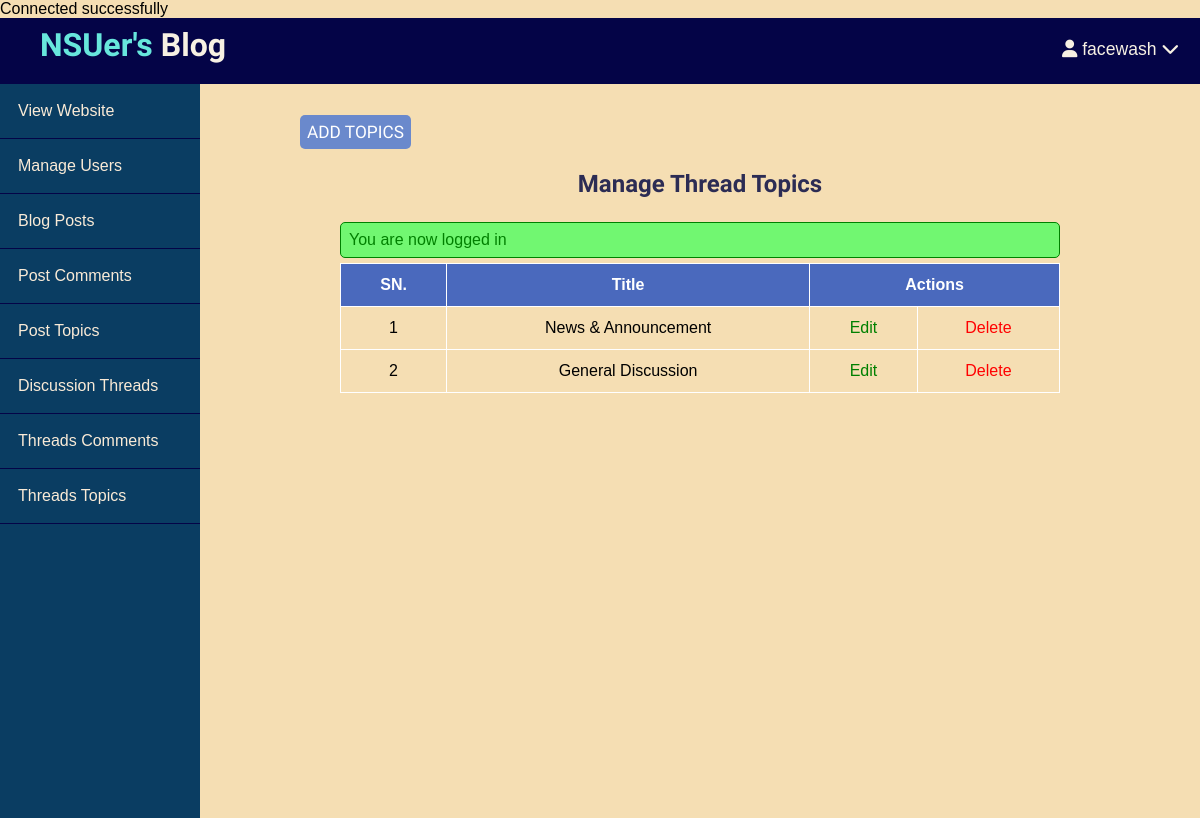
Before: /admin/thread-topics/index.php (signed in) with the older database file.
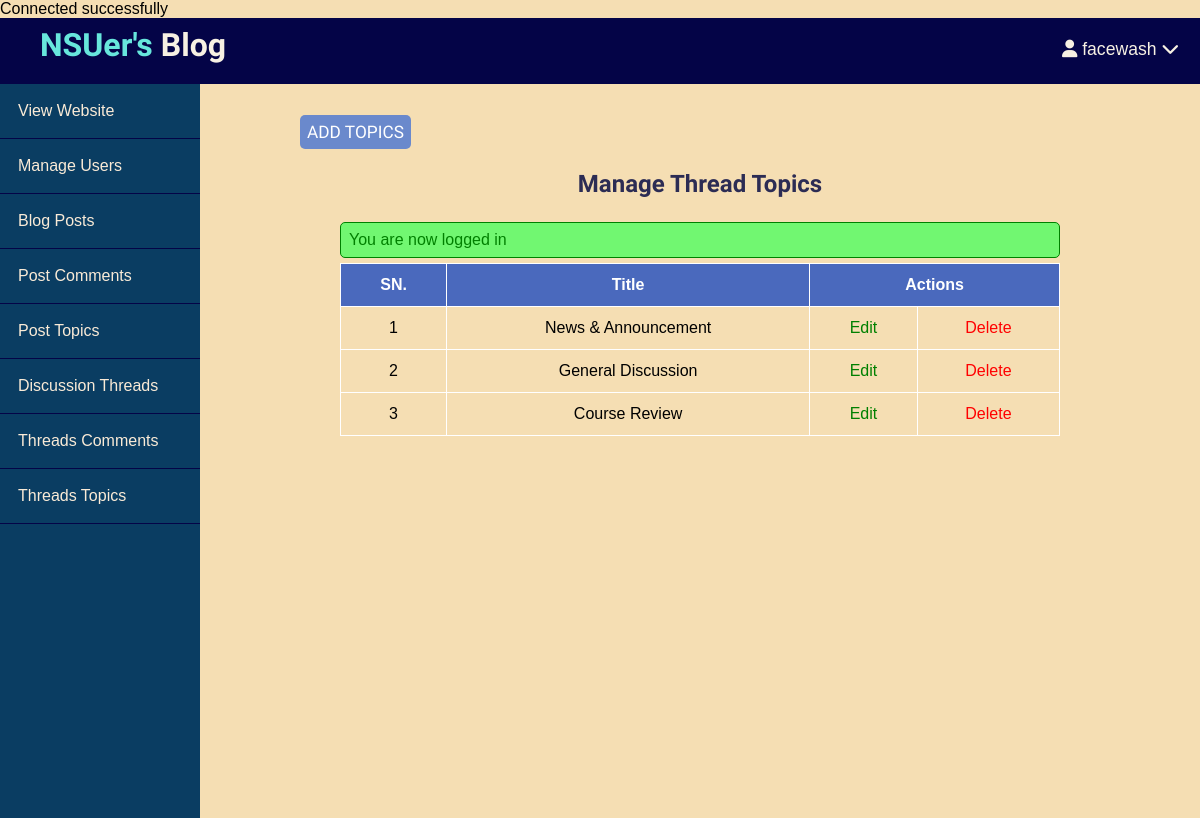
After: the same page with the newer database file.
### tables this page shows
CREATE TABLE `thread_topics` (
  `id` int(11) NOT NULL,
  `name` varchar(255) NOT NULL,
  `description` text NOT NULL,
  `created_at` datetime NOT NULL DEFAULT current_timestamp()
);

### app/controllers/thread-topics.php (called while the page is built, shortened)
<?php
include(ROOT_PATH . "/app/database/db.php");
$table = "thread_topics";
$thread_topics = selectAll($table);

### app/database/db.php (called while the page is built, shortened)
<?php
require("connect.php");
function selectAll($table, $conditions = [])
{
    global $conn;
    $sql = "SELECT * FROM $table";
    if (empty($conditions)) {
        $statement = $conn->prepare($sql);
        $statement->execute();
        $records = $statement->get_result()->fetch_all(MYSQLI_ASSOC);
        return $records;
    }
}

### admin/thread-topics/index.php (the view, shortened to what this page needs)
<?php
include(ROOT_PATH . '/app/controllers/thread-topics.php');
?>
<!DOCTYPE html>
<html lang="en">
<head>
    <link rel="stylesheet" href="../../assets/css/style.css">
    <link rel="stylesheet" href="../../assets/css/admin.css">
</head>
<body>
    <?php include(ROOT_PATH . "/app/includes/adminHeader.php"); ?>
    <div class="admin-wrapper">
        <?php include(ROOT_PATH . "/app/includes/adminSidebar.php"); ?>
        <div class="admin-content">
            <div class="bnt-group">
                <a href="create.php" class="btn btn-big">Add Topics</a>
            </div>
            <div class="content">
                <h2 class="page-title">Manage Thread Topics</h2>
                <?php include(ROOT_PATH . "/app/includes/messages.php") ?>
                <table>
                    <thead>
                        <th>SN.</th>
                        <th>Title</th>
                        <th colspan="2">Actions</th>
                    </thead>
                    <tbody>
                        <?php foreach ($thread_topics as $key => $topic) : ?>
                            <tr>
                                <td><?php echo $key + 1 ?></td>
                                <td><?php echo $topic['name'] ?></td>
                                <td><a href="edit.php?id=<?php echo $topic['id']; ?>" class="edit">Edit</a></td>
                                <td><a href="index.php?del_id=<?php echo $topic['id'] ?>" class="delete">Delete</a></td>
                            </tr>
                        <?php endforeach; ?>
                    </tbody>
                </table>
            </div>
        </div>
    </div>
</body>
</html>

Changed rows visible on the page:
added thread_topics: name "Course Review"
